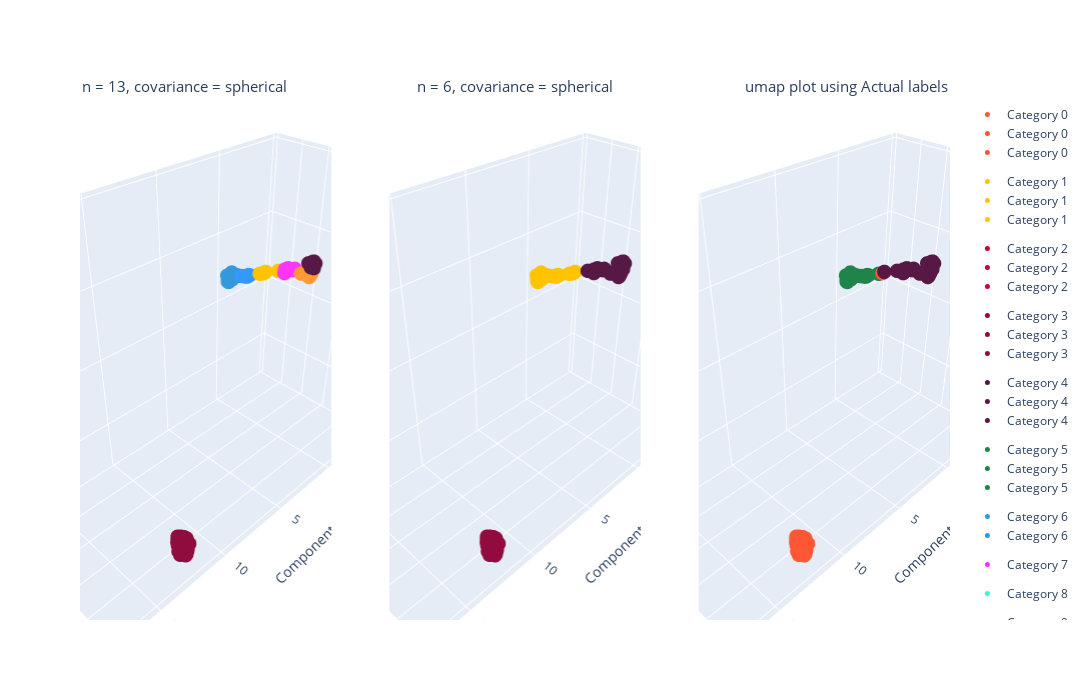

The notebook cell saved with this chart:
### Markdown cell above
Then it is compared to the actual "y" targets, as first step, a encoding transformation has to be performed before the comparison

### Code cell
# changing unique values for numeric ones
y_label = np.zeros((len(y), 1))
target_dict = dict()
for label, tissue_type in enumerate(np.unique(y)):
    y_label = np.where(y == tissue_type, label, y_label)
    target_dict[label] = tissue_type

y_label = y_label.ravel().astype(int)

# Creating the X_plot dataset for the third subplot
X_plot_real = np.c_[X_plot, y_label]

colors = ["#FF5733", "#FFC300", "#C70039", "#900C3F", "#581845", "#1E8449", "#3498DB",
          "#FF33FF", "#33FFCC", "#FF6666", "#99CC99", "#3399FF", "#FF9933", "#CC33FF", "#66CCCC"]

fig = make_subplots(rows=1, cols=3, specs=[[{'type': 'scatter3d'}, {'type': 'scatter3d'}, {'type': 'scatter3d'}]])

# first two subplots
for j in range(2):
    model = gaussian_models[j]
    X_plot_gauss = np.c_[X_plot, gaussian_labels[j]]
    n_components = len(np.unique(gaussian_labels[j]))
    
    for category in np.unique(gaussian_labels[j]):
        category_indices = (gaussian_labels[j] == category)
        scatter = go.Scatter3d(x=X_plot_gauss[category_indices, 0], 
                               y=X_plot_gauss[category_indices, 1], 
                               z=X_plot_gauss[category_indices, 2],
                               mode='markers', 
                               marker=dict(color=colors[category], size=5),
                               name=f'Category {category}',
                               legendgroup=f'Category {category}')

        fig.add_trace(scatter, row=1, col=j + 1)

# third subplot
for category in np.unique(y_label):
    category_indices = (y_label == category)
    scatter = go.Scatter3d(x=X_plot_real[category_indices, 0], 
                           y=X_plot_real[category_indices, 1], 
                           z=X_plot_real[category_indices, 2],
                           mode='markers', 
                           marker=dict(color=colors[category], size=5),
                           name=f'Category {category}',
                           legendgroup=f'Category {category}')

    fig.add_trace(scatter, row=1, col=3)

titles = [f'n = {gaussian_models[0].n_components}, covariance = {gaussian_models[0].covariance_type}',
          f'n = {gaussian_models[1].n_components}, covariance = {gaussian_models[1].covariance_type}',
          'umap plot using Actual labels']

# Configure the layout of the plot
fig.update_layout(scene1=dict(xaxis_title='Component 1', yaxis_title='Component 2', zaxis_title='Component 3'),
                  scene2=dict(xaxis_title='Component 1', yaxis_title='Component 2', zaxis_title='Component 3'),
                  scene3=dict(xaxis_title='Component 1', yaxis_title='Component 2', zaxis_title='Component 3'),
                  width=2000,
                  height=700,
                  annotations=[
                      dict(
                          showarrow=False,
                          text=titles[0],
                          xref='paper', yref='paper',
                          x=0, y=1.05,
                          font=dict(size=15)
                      ),
                      dict(
                          showarrow=False,
                          text=titles[1],
                          xref='paper', yref='paper',
                          x=0.5, y=1.05,
                          font=dict(size=15)
                      ),
                      dict(
                          showarrow=False,
                          text=titles[2],
                          xref='paper', yref='paper',
                          x=1, y=1.05,
                          font=dict(size=15)
                      )
                  ])

fig.show()
